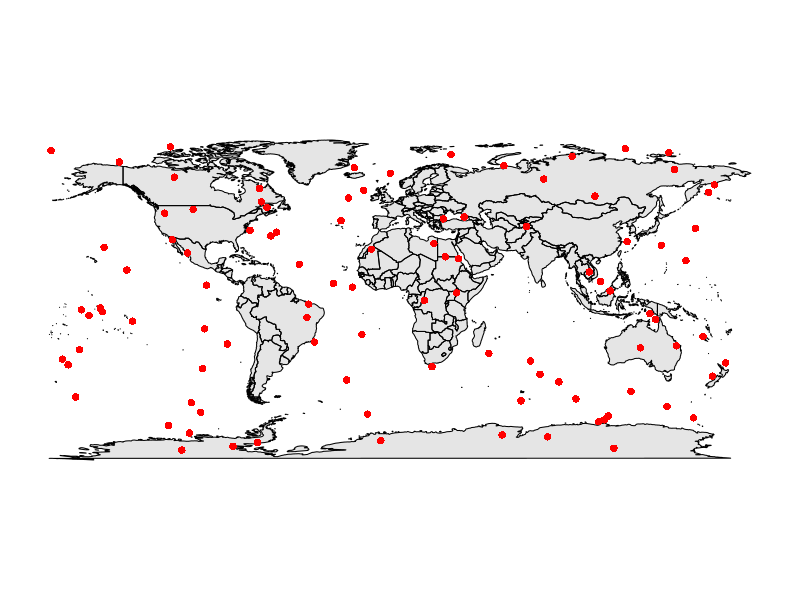
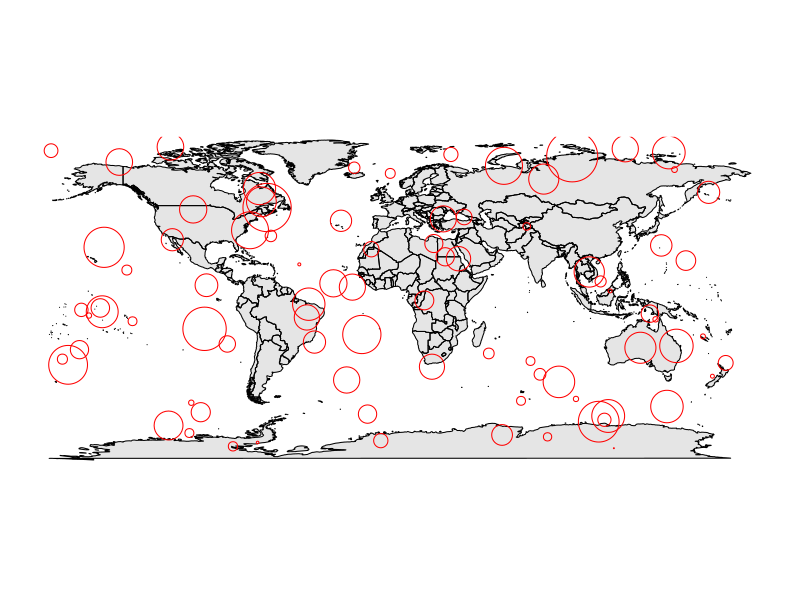
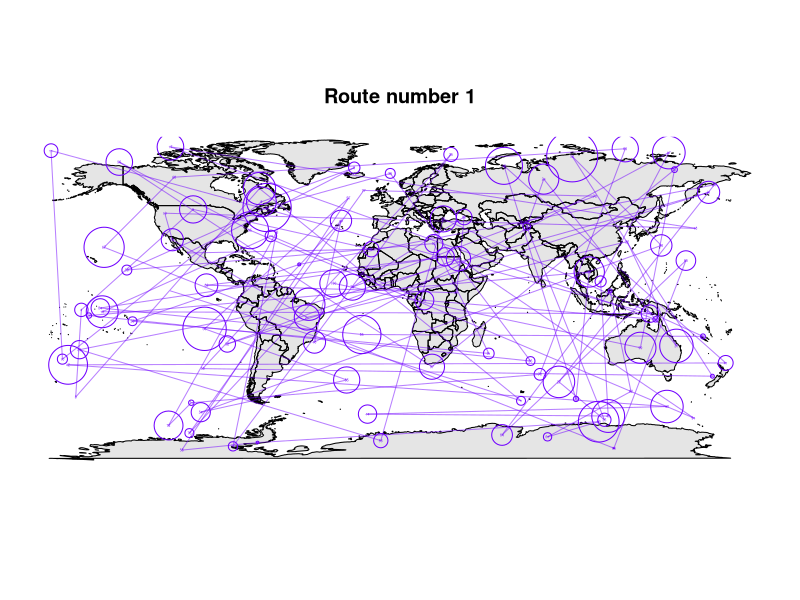
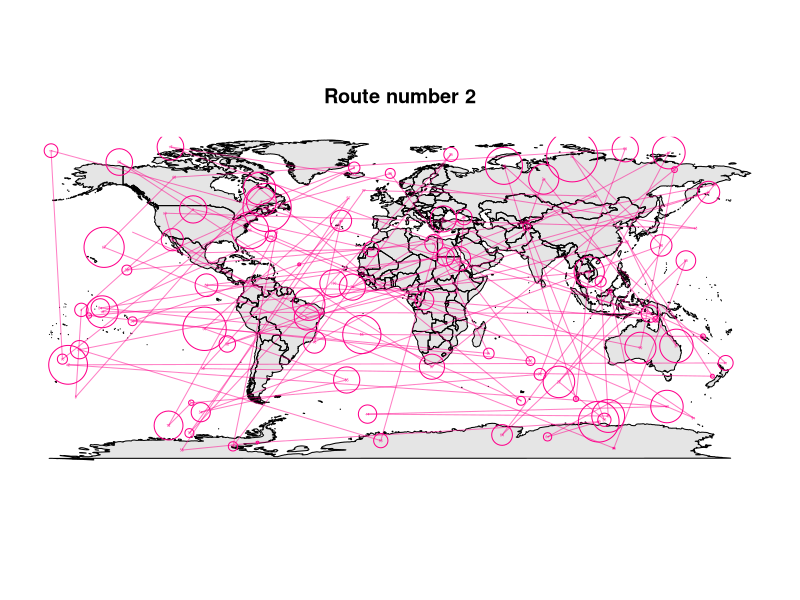
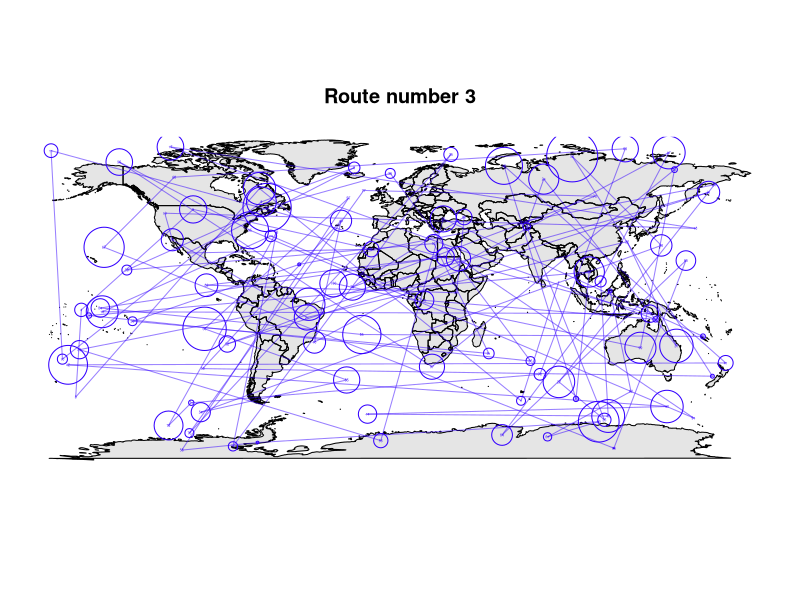
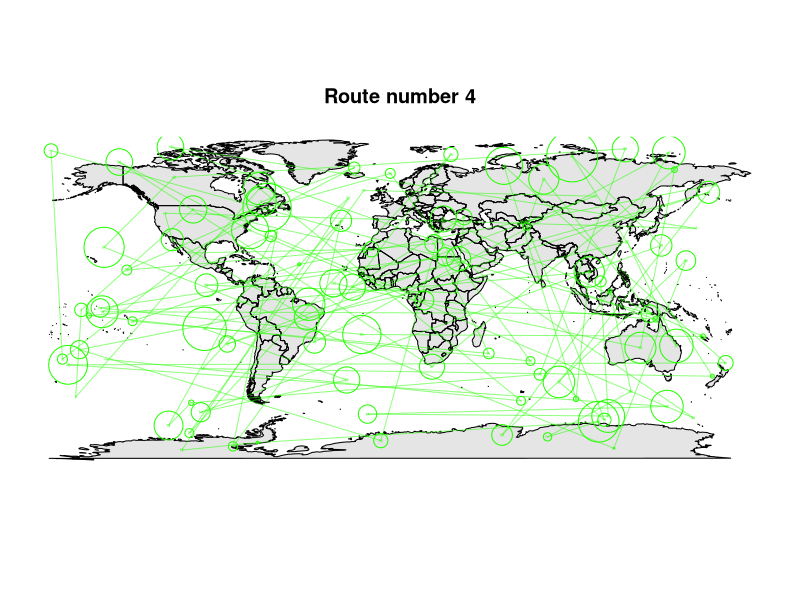
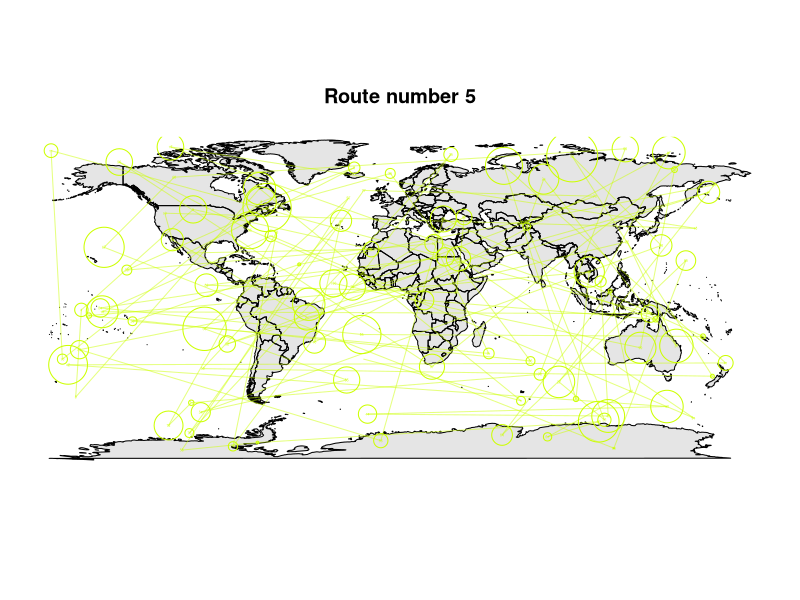
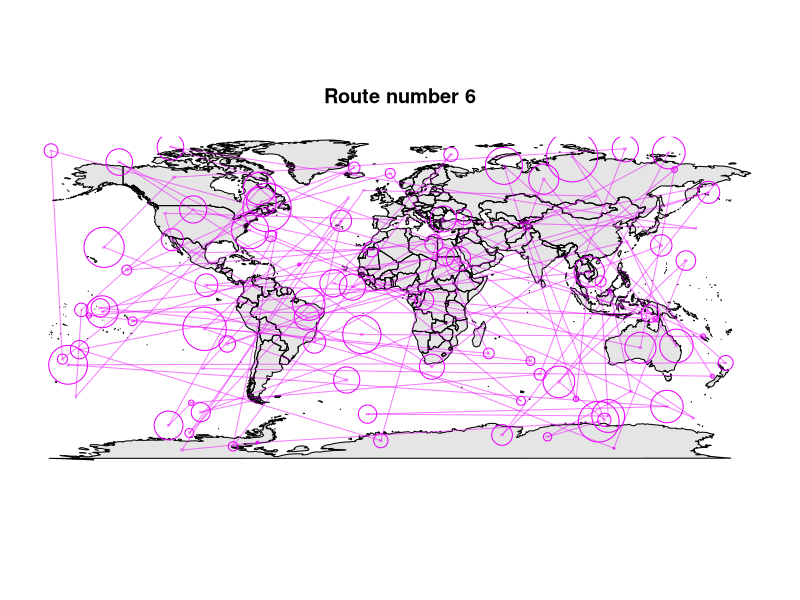

Here is the R script that generated these plots, in order:
n <- 100
place <- 1:n
x <- sample(-180:180, n)
y <- sample(-80:80, n)

product <- 1:n
weight <- rnorm(n, mean = 2, sd = 2)

# Visualize locations
library(maps)
map("world",  fill = TRUE, col = adjustcolor("black", alpha.f = 0.1))
points(x, y, col = "red", pch = 16)

# Visualize locations with the weight of the object that
# has to go there
map("world",  fill = TRUE, col = adjustcolor("black", alpha.f = 0.1))
points(x, y, cex = weight, col = "red")

# Bind all things into a dataframe
df <- data.frame(place, x, y, product, weight)

# Define function for calculating distance
# Calculate distance in kilometers between two points
earth.dist <- function (long1, lat1, long2, lat2)
{
  rad <- pi/180
  a1 <- lat1 * rad
  a2 <- long1 * rad
  b1 <- lat2 * rad
  b2 <- long2 * rad
  dlon <- b2 - a2
  dlat <- b1 - a1
  a <- (sin(dlat/2))^2 + cos(a1) * cos(b1) * (sin(dlon/2))^2
  c <- 2 * atan2(sqrt(a), sqrt(1 - a))
  R <- 6378.145
  d <- R * c
  return(d)
}

# Simulate 100 different routes
# Calculating a weight* distance score
expenditure <- list()
expenditure$score <- NA
expenditure$route <- NA

cols <- rainbow(100)
cols <- sample(cols)

for (i in 1:100){
  # random starting point
  start_point <- c(sample(x, 1), sample(y, 1))
  # random order of routes
  new_df <- df[sample(1:nrow(df)),]
  
  
  # Map
  map("world",  fill = TRUE, col = adjustcolor("black", alpha.f = 0.1))
  title(main = paste0("Route number ", i))
  points(x, y, cex = weight, col = adjustcolor(cols[i]))
  for (j in 1:nrow(new_df)){
    # Calculate distnace
    if(j == 1){
      old_point <- start_point
    } else {
      old_point <- as.numeric(df[j-1, c('x', 'y')])
    }
    new_point <- as.numeric(df[j, c('x', 'y')])
    distance <- earth.dist(long1 = new_df$x[j],
                           lat1 = new_df$y[j],
                           long2 = old_point[1],
                           lat2 = old_point[2])
    
    # Get distance traveled from previous point to new point
    new_df$distance[j] <- distance
    

    
    # Draw lines
    lines(x = c(old_point[1], new_point[1]),
          y = c(old_point[2], new_point[2]),
          col = adjustcolor(cols[i], alpha.f = 0.5))
    
    # Label
    text(x = new_point[1],
         y = new_point[2],
         labels = j,
         col = cols[i],
         cex = 0.2)
    #Sys.sleep(0.3)
  }
 
  # Get cumulative distance
  new_df$cumulative_distance <- cumsum(new_df$distance)
  # Get a weight-distance unit score
  new_df$weight_distance <- new_df$cumulative_distance * new_df$weight
  
  # Sum the weight_distance and send to the list
  expenditure$score[[i]] <- sum(new_df$weight_distance)
  expenditure$x[[i]] <- new_df$x
  expenditure$y[[i]] <- new_df$y
  expenditure$df[[i]] <- new_df
  
}

hist(expenditure$score, breaks = 20, col = "grey")
best <- which.min(expenditure$score)
best_df <- expenditure$df[[best]]
map("world",  fill = TRUE, col = adjustcolor("black", alpha.f = 0.1))
title(main = paste0("Route number ", best))
points(x = best_df$x, 
       y = best_df$y, cex = weight, col = adjustcolor(cols[best]))

for (j in 1:nrow(best_df)){
  # Calculate distnace
  if(j == 1){
    old_point <- start_point
  } else {
    old_point <- as.numeric(df[j-1, c('x', 'y')])
  }
  new_point <- as.numeric(df[j, c('x', 'y')])
  distance <- earth.dist(long1 = best_df$x[j],
                         lat1 = best_df$y[j],
                         long2 = old_point[1],
                         lat2 = old_point[2])
  
  # Get distance traveled from previous point to new point
  best_df$distance[j] <- distance
  
  # Draw lines
  lines(x = c(old_point[1], new_point[1]),
        y = c(old_point[2], new_point[2]),
        col = adjustcolor(cols[best], alpha.f = 0.5))
  
  # Label
  text(x = new_point[1],
       y = new_point[2],
       labels = j,
       col = cols[best],
       cex = 0.2)
  Sys.sleep(0.5)
}
hist(expenditure$score)
